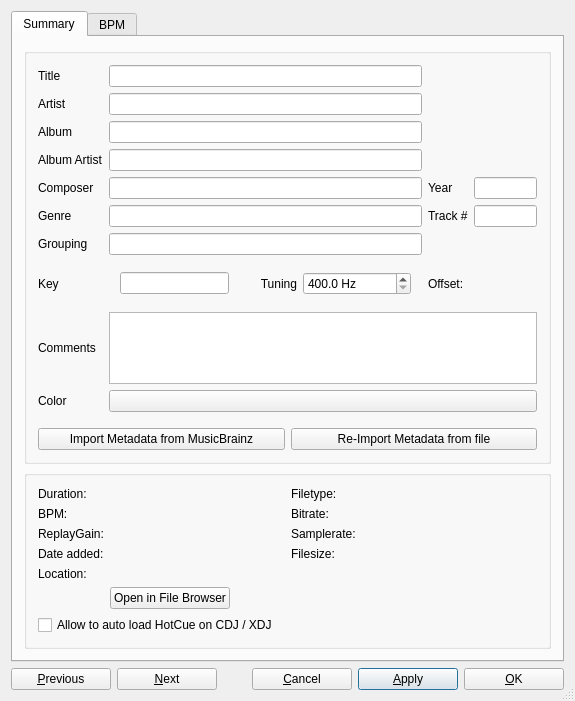
<?xml version="1.0" encoding="UTF-8"?>
<ui version="4.0">
 <class>DlgTrackInfo</class>
 <widget class="QDialog" name="DlgTrackInfo">
  <property name="geometry">
   <rect>
    <x>0</x>
    <y>0</y>
    <width>575</width>
    <height>642</height>
   </rect>
  </property>
  <property name="sizePolicy">
   <sizepolicy hsizetype="Preferred" vsizetype="Preferred">
    <horstretch>0</horstretch>
    <verstretch>0</verstretch>
   </sizepolicy>
  </property>
  <property name="windowTitle">
   <string>Track Editor</string>
  </property>
  <property name="toolTip">
   <string/>
  </property>
  <property name="sizeGripEnabled">
   <bool>true</bool>
  </property>
  <layout class="QVBoxLayout" name="verticalLayout_2">
   <item>
    <widget class="QTabWidget" name="tabWidget">
     <property name="sizePolicy">
      <sizepolicy hsizetype="Preferred" vsizetype="Preferred">
       <horstretch>0</horstretch>
       <verstretch>0</verstretch>
      </sizepolicy>
     </property>
     <property name="minimumSize">
      <size>
       <width>0</width>
       <height>0</height>
      </size>
     </property>
     <property name="currentIndex">
      <number>0</number>
     </property>
     <widget class="QWidget" name="tabSummary">
      <attribute name="title">
       <string>Summary</string>
      </attribute>
      <layout class="QVBoxLayout" name="summary_layout" stretch="1,0,0">
       <item>
        <widget class="QGroupBox" name="metadata_groupBox">
         <layout class="QGridLayout" name="tags_layout" columnstretch="0,10,0,2">
          <item row="0" column="0">
           <widget class="QLabel" name="lblTitle">
            <property name="sizePolicy">
             <sizepolicy hsizetype="Preferred" vsizetype="Preferred">
              <horstretch>0</horstretch>
              <verstretch>0</verstretch>
             </sizepolicy>
            </property>
            <property name="font">
             <font>
              <italic>false</italic>
             </font>
            </property>
            <property name="text">
             <string>Title</string>
            </property>
            <property name="alignment">
             <set>Qt::AlignLeading|Qt::AlignLeft|Qt::AlignVCenter</set>
            </property>
           </widget>
          </item>
          <item row="0" column="1">
           <widget class="QLineEdit" name="txtTitle">
            <property name="sizePolicy">
             <sizepolicy hsizetype="Expanding" vsizetype="Fixed">
              <horstretch>0</horstretch>
              <verstretch>0</verstretch>
             </sizepolicy>
            </property>
            <property name="minimumSize">
             <size>
              <width>0</width>
              <height>0</height>
             </size>
            </property>
           </widget>
          </item>

          <item row="0" column="2" rowspan="3" colspan="2">
           <widget class="QWidget" name="coverWidget" native="true">
            <property name="sizePolicy">
             <sizepolicy hsizetype="Preferred" vsizetype="Preferred">
              <horstretch>0</horstretch>
              <verstretch>0</verstretch>
             </sizepolicy>
            </property>
            <layout class="QHBoxLayout" name="coverLayout">
             <property name="spacing">
              <number>0</number>
             </property>
             <property name="margin">
              <number>0</number>
             </property>
             <property name="sizeConstraint">
              <enum>QLayout::SetDefaultConstraint</enum>
             </property>
             <property name="alignment">
              <set>Qt::AlignRight|Qt::AlignVCenter</set>
             </property>
            </layout>
           </widget>
          </item>

          <item row="1" column="0">
           <widget class="QLabel" name="lblArtist">
            <property name="sizePolicy">
             <sizepolicy hsizetype="Preferred" vsizetype="Preferred">
              <horstretch>0</horstretch>
              <verstretch>0</verstretch>
             </sizepolicy>
            </property>
            <property name="text">
             <string>Artist</string>
            </property>
            <property name="alignment">
             <set>Qt::AlignLeading|Qt::AlignLeft|Qt::AlignVCenter</set>
            </property>
           </widget>
          </item>
          <item row="1" column="1">
           <widget class="QLineEdit" name="txtArtist">
            <property name="sizePolicy">
             <sizepolicy hsizetype="Expanding" vsizetype="Fixed">
              <horstretch>0</horstretch>
              <verstretch>0</verstretch>
             </sizepolicy>
            </property>
            <property name="minimumSize">
             <size>
              <width>0</width>
              <height>0</height>
             </size>
            </property>
           </widget>
          </item>

          <item row="2" column="0">
           <widget class="QLabel" name="lblAlbum">
            <property name="sizePolicy">
             <sizepolicy hsizetype="Preferred" vsizetype="Preferred">
              <horstretch>0</horstretch>
              <verstretch>0</verstretch>
             </sizepolicy>
            </property>
            <property name="text">
             <string>Album</string>
            </property>
            <property name="alignment">
             <set>Qt::AlignLeading|Qt::AlignLeft|Qt::AlignVCenter</set>
            </property>
           </widget>
          </item>
          <item row="2" column="1">
           <widget class="QLineEdit" name="txtAlbum">
            <property name="sizePolicy">
             <sizepolicy hsizetype="Expanding" vsizetype="Fixed">
              <horstretch>0</horstretch>
              <verstretch>0</verstretch>
             </sizepolicy>
            </property>
            <property name="minimumSize">
             <size>
              <width>0</width>
              <height>0</height>
             </size>
            </property>
           </widget>
          </item>

          <item row="3" column="0">
           <widget class="QLabel" name="lblAlbumArtist">
            <property name="sizePolicy">
             <sizepolicy hsizetype="Preferred" vsizetype="Preferred">
              <horstretch>0</horstretch>
              <verstretch>0</verstretch>
             </sizepolicy>
            </property>
            <property name="text">
             <string>Album Artist</string>
            </property>
            <property name="alignment">
             <set>Qt::AlignLeading|Qt::AlignLeft|Qt::AlignVCenter</set>
            </property>
           </widget>
          </item>
          <item row="3" column="1">
           <widget class="QLineEdit" name="txtAlbumArtist">
            <property name="sizePolicy">
             <sizepolicy hsizetype="Expanding" vsizetype="Fixed">
              <horstretch>0</horstretch>
              <verstretch>0</verstretch>
             </sizepolicy>
            </property>
            <property name="minimumSize">
             <size>
              <width>0</width>
              <height>0</height>
             </size>
            </property>
           </widget>
          </item>

          <item row="3" column="2" colspan="2">
           <widget class="QWidget" name="verticalWidgetStars" native="true">
            <property name="sizePolicy">
             <sizepolicy hsizetype="Preferred" vsizetype="Preferred">
              <horstretch>0</horstretch>
              <verstretch>0</verstretch>
             </sizepolicy>
            </property>
            <layout class="QHBoxLayout" name="starsLayout">
             <property name="spacing">
              <number>0</number>
             </property>
             <property name="sizeConstraint">
              <enum>QLayout::SetDefaultConstraint</enum>
             </property>
            </layout>
           </widget>
          </item>

          <item row="4" column="0">
           <widget class="QLabel" name="lblComposer">
            <property name="text">
             <string>Composer</string>
            </property>
            <property name="alignment">
             <set>Qt::AlignLeading|Qt::AlignLeft|Qt::AlignVCenter</set>
            </property>
           </widget>
          </item>
          <item row="4" column="1">
           <widget class="QLineEdit" name="txtComposer">
            <property name="sizePolicy">
             <sizepolicy hsizetype="Expanding" vsizetype="Fixed">
              <horstretch>0</horstretch>
              <verstretch>0</verstretch>
             </sizepolicy>
            </property>
            <property name="minimumSize">
             <size>
              <width>0</width>
              <height>0</height>
             </size>
            </property>
           </widget>
          </item>

          <item row="4" column="2">
           <widget class="QLabel" name="lblYear">
            <property name="text">
             <string>Year</string>
            </property>
            <property name="alignment">
             <set>Qt::AlignLeading|Qt::AlignLeft|Qt::AlignVCenter</set>
            </property>
           </widget>
          </item>
          <item row="4" column="3">
           <widget class="QLineEdit" name="txtYear">
            <property name="sizePolicy">
             <sizepolicy hsizetype="Expanding" vsizetype="Fixed">
              <horstretch>0</horstretch>
              <verstretch>0</verstretch>
             </sizepolicy>
            </property>
           </widget>
          </item>

          <item row="5" column="0">
           <widget class="QLabel" name="lblGenre">
            <property name="text">
             <string>Genre</string>
            </property>
            <property name="alignment">
             <set>Qt::AlignLeading|Qt::AlignLeft|Qt::AlignVCenter</set>
            </property>
           </widget>
          </item>
          <item row="5" column="1">
           <widget class="QLineEdit" name="txtGenre">
            <property name="sizePolicy">
             <sizepolicy hsizetype="Expanding" vsizetype="Fixed">
              <horstretch>0</horstretch>
              <verstretch>0</verstretch>
             </sizepolicy>
            </property>
            <property name="minimumSize">
             <size>
              <width>0</width>
              <height>0</height>
             </size>
            </property>
           </widget>
          </item>

          <item row="5" column="2">
           <widget class="QLabel" name="lblTrackNumber">
            <property name="text">
             <string>Track #</string>
            </property>
            <property name="alignment">
             <set>Qt::AlignLeading|Qt::AlignLeft|Qt::AlignVCenter</set>
            </property>
           </widget>
          </item>
          <item row="5" column="3">
           <widget class="QLineEdit" name="txtTrackNumber">
            <property name="sizePolicy">
             <sizepolicy hsizetype="Expanding" vsizetype="Fixed">
              <horstretch>0</horstretch>
              <verstretch>0</verstretch>
             </sizepolicy>
            </property>
            <property name="minimumSize">
             <size>
              <width>0</width>
              <height>0</height>
             </size>
            </property>
           </widget>
          </item>

          <item row="6" column="0">
           <widget class="QLabel" name="lblGrouping">
            <property name="text">
             <string>Grouping</string>
            </property>
            <property name="alignment">
             <set>Qt::AlignLeading|Qt::AlignLeft|Qt::AlignVCenter</set>
            </property>
           </widget>
          </item>
          <item row="6" column="1">
           <widget class="QLineEdit" name="txtGrouping">
            <property name="sizePolicy">
             <sizepolicy hsizetype="Expanding" vsizetype="Fixed">
              <horstretch>0</horstretch>
              <verstretch>0</verstretch>
             </sizepolicy>
            </property>
            <property name="minimumSize">
             <size>
              <width>0</width>
              <height>0</height>
             </size>
            </property>
           </widget>
          </item>

          <item row="7" column="0">
           <widget class="QLabel" name="lblKey">
            <property name="text">
             <string>Key</string>
            </property>
            <property name="alignment">
             <set>Qt::AlignLeading|Qt::AlignLeft|Qt::AlignVCenter</set>
            </property>
           </widget>
          </item>
          <item row="7" column="1">
           <widget class="QWidget">
            <layout class="QHBoxLayout" name="key_layout">

             <item>
              <widget class="QLineEdit" name="txtKey">
               <property name="sizePolicy">
                <sizepolicy hsizetype="Preferred" vsizetype="Fixed">
                 <horstretch>1</horstretch>
                 <verstretch>0</verstretch>
                </sizepolicy>
               </property>
              </widget>
             </item>
             <item>
              <spacer name="keyTuningSpacerItem">
               <property name="orientation">
                <enum>Qt::Horizontal</enum>
               </property>
               <property name="sizeType">
                <enum>QSizePolicy::Fixed</enum>
               </property>
               <property name="sizeHint" stdset="0">
                <size>
                 <width>25</width>
                 <height>0</height>
                </size>
               </property>
              </spacer>
             </item>
             <item>
              <widget class="QLabel" name="lblTuning">
               <property name="text">
                <string>Tuning</string>
               </property>
               <property name="alignment">
                <set>Qt::AlignRight|Qt::AlignVCenter</set>
               </property>
              </widget>
             </item>

             <item>
              <widget class="QDoubleSpinBox" name="spinTuning">
               <property name="sizePolicy">
                <sizepolicy hsizetype="Preferred" vsizetype="Fixed">
                 <horstretch>1</horstretch>
                 <verstretch>0</verstretch>
                </sizepolicy>
               </property>
               <property name="toolTip">
                <string>A4 tuning frequency in Hz. Standard tuning is 440 Hz.</string>
               </property>
               <property name="suffix">
                <string> Hz</string>
               </property>
               <property name="decimals">
                <number>1</number>
               </property>
               <property name="minimum">
                <double>400.000000000000000</double>
               </property>
               <property name="maximum">
                <double>480.000000000000000</double>
               </property>
               <property name="singleStep">
                <double>0.100000000000000</double>
               </property>
               <property name="value">
                <double>400.000000000000000</double>
               </property>
               <property name="specialValueText">
                <string/>
               </property>
              </widget>
             </item>

            </layout>
           </widget>
          </item>

          <item row="7" column="2">
           <widget class="QLabel" name="lblTuningCents">
            <property name="text">
             <string>Offset:</string>
            </property>
            <property name="alignment">
             <set>Qt::AlignLeading|Qt::AlignLeft|Qt::AlignVCenter</set>
            </property>
           </widget>
          </item>
          <item row="7" column="3">
           <widget class="QLabel" name="txtTuningCents">
            <property name="font">
             <font>
              <weight>75</weight>
              <bold>true</bold>
             </font>
            </property>
            <property name="text">
             <string/>
            </property>
            <property name="toolTip">
             <string>Offset from A440 standard tuning in cents.</string>
            </property>
           </widget>
          </item>


          <item row="8" column="0">
           <widget class="QLabel" name="lblTrackComment">
            <property name="text">
             <string>Comments</string>
            </property>
            <property name="alignment">
             <set>Qt::AlignLeading|Qt::AlignLeft|Qt::AlignVCenter</set>
            </property>
           </widget>
          </item>
          <item row="8" column="1" colspan="3">
           <widget class="QPlainTextEdit" name="txtComment">
            <property name="tabChangesFocus">
             <bool>true</bool>
            </property>
           </widget>
          </item>

          <item row="9" column="0">
           <widget class="QLabel" name="lblTrackColor">
            <property name="text">
             <string>Color</string>
            </property>
            <property name="alignment">
             <set>Qt::AlignLeading|Qt::AlignLeft|Qt::AlignVCenter</set>
            </property>
           </widget>
          </item>
          <item row="9" column="1" colspan="3">
           <widget class="QPushButton" name="btnColorPicker">
            <property name="sizePolicy">
             <sizepolicy hsizetype="MinimumExpanding" vsizetype="Fixed">
              <horstretch>0</horstretch>
              <verstretch>0</verstretch>
             </sizepolicy>
            </property>
           </widget>
          </item>

          <item row="10" column="0">
           <spacer name="horizontalSpacer_5">
            <property name="orientation">
             <enum>Qt::Horizontal</enum>
            </property>
            <property name="sizeHint" stdset="0">
             <size>
              <width>40</width>
              <height>10</height>
             </size>
            </property>
           </spacer>
          </item>

          <item row="11" column="0" colspan="4">
           <layout class="QHBoxLayout" name="metadata_buttons_layout">
            <item>
             <widget class="QPushButton" name="btnImportMetadataFromMusicBrainz">
              <property name="text">
               <string>Import Metadata from MusicBrainz</string>
              </property>
             </widget>
            </item>
            <item>
             <widget class="QPushButton" name="btnImportMetadataFromFile">
              <property name="text">
               <string>Re-Import Metadata from file</string>
              </property>
             </widget>
            </item>
           </layout>
          </item>

         </layout>
        </widget>
       </item>

       <item>
        <widget class="QGroupBox" name="properties_groupBox">
         <property name="sizePolicy">
          <sizepolicy hsizetype="Preferred" vsizetype="Minimum">
           <horstretch>0</horstretch>
           <verstretch>0</verstretch>
          </sizepolicy>
         </property>
         <layout class="QGridLayout" name="properties_layout" rowstretch="0,0,0,0,0,0,0" columnstretch="0,1,0,1">

          <item row="0" column="0">
           <widget class="QLabel" name="lblDuration">
            <property name="text">
             <string>Duration:</string>
            </property>
           </widget>
          </item>
          <item row="0" column="1">
           <widget class="QLabel" name="txtDuration">
            <property name="font">
             <font>
              <weight>75</weight>
              <bold>true</bold>
             </font>
            </property>
            <property name="text">
             <string/>
            </property>
            <property name="textInteractionFlags">
             <set>Qt::LinksAccessibleByMouse|Qt::TextSelectableByKeyboard|Qt::TextSelectableByMouse</set>
            </property>
           </widget>
          </item>

          <item row="0" column="2">
           <widget class="QLabel" name="lblType">
            <property name="text">
             <string>Filetype:</string>
            </property>
           </widget>
          </item>
          <item row="0" column="3">
           <widget class="QLabel" name="txtType">
            <property name="font">
             <font>
              <weight>75</weight>
              <bold>true</bold>
             </font>
            </property>
            <property name="text">
             <string/>
            </property>
            <property name="textInteractionFlags">
             <set>Qt::LinksAccessibleByMouse|Qt::TextSelectableByKeyboard|Qt::TextSelectableByMouse</set>
            </property>
           </widget>
          </item>

          <item row="1" column="0">
           <widget class="QLabel" name="lblBpm">
            <property name="text">
             <string>BPM:</string>
            </property>
           </widget>
          </item>
          <item row="1" column="1">
           <widget class="QLabel" name="txtBpm">
            <property name="font">
             <font>
              <weight>75</weight>
              <bold>true</bold>
             </font>
            </property>
            <property name="text">
             <string/>
            </property>
            <property name="textInteractionFlags">
             <set>Qt::LinksAccessibleByMouse|Qt::TextSelectableByKeyboard|Qt::TextSelectableByMouse</set>
            </property>
           </widget>
          </item>

          <item row="1" column="2">
           <widget class="QLabel" name="lblBitrate">
            <property name="text">
             <string>Bitrate:</string>
            </property>
           </widget>
          </item>
          <item row="1" column="3">
           <widget class="QLabel" name="txtBitrate">
            <property name="font">
             <font>
              <weight>75</weight>
              <bold>true</bold>
             </font>
            </property>
            <property name="text">
             <string/>
            </property>
            <property name="textInteractionFlags">
             <set>Qt::LinksAccessibleByMouse|Qt::TextSelectableByKeyboard|Qt::TextSelectableByMouse</set>
            </property>
           </widget>
          </item>

          <item row="2" column="0">
           <widget class="QLabel" name="lblReplayGain">
            <property name="text">
             <string>ReplayGain:</string>
            </property>
           </widget>
          </item>
          <item row="2" column="1">
           <widget class="QLabel" name="txtReplayGain">
            <property name="font">
             <font>
              <weight>75</weight>
              <bold>true</bold>
             </font>
            </property>
            <property name="text">
             <string/>
            </property>
            <property name="textInteractionFlags">
             <set>Qt::LinksAccessibleByMouse|Qt::TextSelectableByKeyboard|Qt::TextSelectableByMouse</set>
            </property>
           </widget>
          </item>

          <item row="2" column="2">
           <widget class="QLabel" name="lblSamplerate">
            <property name="text">
             <string>Samplerate:</string>
            </property>
           </widget>
          </item>
          <item row="2" column="3">
           <widget class="QLabel" name="txtSamplerate">
            <property name="font">
             <font>
              <weight>75</weight>
              <bold>true</bold>
             </font>
            </property>
            <property name="text">
             <string/>
            </property>
            <property name="textInteractionFlags">
             <set>Qt::LinksAccessibleByMouse|Qt::TextSelectableByKeyboard|Qt::TextSelectableByMouse</set>
            </property>
           </widget>
          </item>

          <item row="3" column="0">
           <widget class="QLabel" name="lblDateAdded">
            <property name="text">
             <string>Date added:</string>
            </property>
           </widget>
          </item>
          <item row="3" column="1">
           <widget class="QLabel" name="txtDateAdded">
            <property name="font">
             <font>
              <weight>75</weight>
              <bold>true</bold>
             </font>
            </property>
            <property name="text">
             <string/>
            </property>
            <property name="textInteractionFlags">
             <set>Qt::LinksAccessibleByMouse|Qt::TextSelectableByKeyboard|Qt::TextSelectableByMouse</set>
            </property>
           </widget>
          </item>

          <item row="3" column="2">
           <widget class="QLabel" name="lblFileSize">
            <property name="text">
             <string>Filesize:</string>
            </property>
           </widget>
          </item>
          <item row="3" column="3">
           <widget class="QLabel" name="txtFileSize">
            <property name="font">
             <font>
              <weight>75</weight>
              <bold>true</bold>
             </font>
            </property>
            <property name="text">
             <string/>
            </property>
            <property name="textInteractionFlags">
             <set>Qt::LinksAccessibleByMouse|Qt::TextSelectableByKeyboard|Qt::TextSelectableByMouse</set>
            </property>
           </widget>
          </item>

          <item row="4" column="0">
           <widget class="QLabel" name="lblLocation">
            <property name="text">
             <string>Location:</string>
            </property>
            <property name="alignment">
             <set>Qt::AlignLeading|Qt::AlignLeft|Qt::AlignTop</set>
            </property>
           </widget>
          </item>
          <item row="4" column="1" colspan="3">
           <widget class="QLabel" name="txtLocation">
            <property name="text">
             <string/>
            </property>
            <property name="wordWrap">
             <bool>true</bool>
            </property>
            <property name="textInteractionFlags">
             <set>Qt::LinksAccessibleByMouse|Qt::TextSelectableByKeyboard|Qt::TextSelectableByMouse</set>
            </property>
           </widget>
          </item>

          <item row="5" column="1" colspan="3">
           <layout class="QHBoxLayout" name="openFileBrowser_layout">
            <item>
             <widget class="QPushButton" name="btnOpenFileBrowser">
              <property name="text">
               <string>Open in File Browser</string>
              </property>
             </widget>
            </item>
            <item>
             <spacer name="horizontalSpacer_6">
              <property name="orientation">
               <enum>Qt::Horizontal</enum>
              </property>
              <property name="sizeHint" stdset="0">
               <size>
                <width>40</width>
                <height>10</height>
               </size>
              </property>
             </spacer>
            </item>
           </layout>
          </item>

          <item row="6" column="0" colspan="4">
           <widget class="QCheckBox" name="chkHotCueAutoLoad">
            <property name="toolTip">
             <string>A CDJ or XDJ player loads the hot cues of this track automatically when this box is on. Mix Two writes this setting to the USB stick when you export the track.</string>
            </property>
            <property name="text">
             <string>Allow to auto load HotCue on CDJ / XDJ</string>
            </property>
           </widget>
          </item>

         </layout>
        </widget>
       </item>
      </layout>
     </widget>

     <widget class="QWidget" name="tabBPM">
      <attribute name="title">
       <string>BPM</string>
      </attribute>
      <layout class="QVBoxLayout" name="verticalLayout_4">
       <item>
        <widget class="QPushButton" name="bpmLock">
         <property name="toolTip">
          <string>Lock or unlock the BPM and beatgrid for this track.</string>
         </property>
        </widget>
       </item>
       <item>
        <layout class="QHBoxLayout" name="horizontalLayout_4">
         <item>
          <layout class="QGridLayout" name="gridLayout">
           <item row="0" column="0">
            <widget class="QLabel" name="labelBpm">
             <property name="text">
              <string>Track BPM: </string>
             </property>
            </widget>
           </item>
           <item row="0" column="1">
            <widget class="QDoubleSpinBox" name="spinBpm">
             <property name="toolTip">
              <string>Displays the BPM of the selected track.</string>
             </property>
             <property name="decimals">
              <number>8</number>
             </property>
             <property name="maximum">
              <double>500.000000000000000</double>
             </property>
             <property name="singleStep">
              <double>1.000000000000000</double>
             </property>
            </widget>
           </item>
           <item row="1" column="1" colspan="2">
            <widget class="QCheckBox" name="bpmConst">
             <property name="toolTip">
              <string>Converts beats detected by the analyzer into a fixed-tempo beatgrid.
Use this setting if your tracks have a constant tempo (e.g. most electronic music).
Often results in higher quality beatgrids, but will not do well on tracks that have tempo shifts.</string>
             </property>
             <property name="text">
              <string>Assume constant tempo</string>
             </property>
            </widget>
           </item>
           <item row="2" column="0" colspan="3">
            <widget class="QLabel" name="labelScaleBpm">
             <property name="text">
              <string>Scale BPM:</string>
             </property>
             <property name="alignment">
              <set>Qt::AlignLeading|Qt::AlignLeft|Qt::AlignVCenter</set>
             </property>
            </widget>
           </item>
           <item row="3" column="0">
            <widget class="QPushButton" name="bpmHalve">
             <property name="toolTip">
              <string>Sets the BPM to 50% of the current value.</string>
             </property>
             <property name="text">
              <string>Halve BPM</string>
             </property>
            </widget>
           </item>
           <item row="3" column="1">
            <widget class="QPushButton" name="bpmDouble">
             <property name="toolTip">
              <string>Sets the BPM to 200% of the current value.</string>
             </property>
             <property name="text">
              <string>Double BPM</string>
             </property>
            </widget>
           </item>
           <item row="4" column="0">
            <widget class="QPushButton" name="bpmTwoThirds">
             <property name="toolTip">
              <string>Sets the BPM to 66% of the current value.</string>
             </property>
             <property name="text">
              <string>2/3 BPM</string>
             </property>
            </widget>
           </item>
           <item row="4" column="1">
            <widget class="QPushButton" name="bpmThreeHalves">
             <property name="toolTip">
              <string>Sets the BPM to 150% of the current value.</string>
             </property>
             <property name="text">
              <string>3/2 BPM</string>
             </property>
            </widget>
           </item>
           <item row="5" column="0">
            <widget class="QPushButton" name="bpmThreeFourths">
             <property name="toolTip">
              <string>Sets the BPM to 75% of the current value.</string>
             </property>
             <property name="text">
              <string>3/4 BPM</string>
             </property>
            </widget>
           </item>
           <item row="5" column="1">
            <widget class="QPushButton" name="bpmFourThirds">
             <property name="toolTip">
              <string>Sets the BPM to 133% of the current value.</string>
             </property>
             <property name="text">
              <string>4/3 BPM</string>
             </property>
            </widget>
           </item>
           <item row="6" column="0">
            <widget class="QPushButton" name="bpmFourFifths">
             <property name="toolTip">
              <string>Sets the BPM to 80% of the current value.</string>
             </property>
             <property name="text">
              <string>4/5 BPM</string>
             </property>
            </widget>
           </item>
           <item row="6" column="1">
            <widget class="QPushButton" name="bpmFiveFourths">
             <property name="toolTip">
              <string>Sets the BPM to 125% of the current value.</string>
             </property>
             <property name="text">
              <string>5/4 BPM</string>
             </property>
            </widget>
           </item>
           <item row="3" column="2" rowspan="4">
            <widget class="QPushButton" name="bpmTap">
             <property name="sizePolicy">
              <sizepolicy hsizetype="Preferred" vsizetype="Preferred">
               <horstretch>0</horstretch>
               <verstretch>0</verstretch>
              </sizepolicy>
             </property>
             <property name="toolTip">
              <string>Tap with the beat to set the BPM to the speed you are tapping.</string>
             </property>
             <property name="text">
              <string>Tap to Beat</string>
             </property>
            </widget>
           </item>
          </layout>
         </item>
        </layout>
       </item>
       <item>
        <widget class="Line" name="line">
         <property name="orientation">
          <enum>Qt::Horizontal</enum>
         </property>
        </widget>
       </item>
       <item>
        <widget class="QPushButton" name="bpmClear">
         <property name="text">
          <string>Clear BPM and Beatgrid</string>
         </property>
        </widget>
       </item>
       <item>
        <widget class="QLabel" name="label">
         <property name="text">
          <string>Hint: Use the Library Analyze view to run BPM detection.</string>
         </property>
        </widget>
       </item>
       <item>
        <spacer name="verticalSpacer">
         <property name="orientation">
          <enum>Qt::Vertical</enum>
         </property>
         <property name="sizeHint" stdset="0">
          <size>
           <width>0</width>
           <height>200</height>
          </size>
         </property>
        </spacer>
       </item>
      </layout>
     </widget>
    </widget>
   </item>
   <item>
    <layout class="QHBoxLayout" name="buttonLayout">
     <item>
      <widget class="QPushButton" name="btnPrev">
       <property name="minimumSize">
        <size>
         <width>100</width>
         <height>0</height>
        </size>
       </property>
       <property name="maximumSize">
        <size>
         <width>95</width>
         <height>16777215</height>
        </size>
       </property>
       <property name="toolTip">
        <string extracomment="&quot;Previous&quot; button">Move to the previous item.</string>
       </property>
       <property name="text">
        <string>&amp;Previous</string>
       </property>
      </widget>
     </item>
     <item>
      <widget class="QPushButton" name="btnNext">
       <property name="minimumSize">
        <size>
         <width>100</width>
         <height>0</height>
        </size>
       </property>
       <property name="toolTip">
        <string extracomment="&quot;Next&quot; button">Move to the next item.</string>
       </property>
       <property name="text">
        <string>&amp;Next</string>
       </property>
      </widget>
     </item>
     <item>
      <spacer name="horizontalSpacer">
       <property name="orientation">
        <enum>Qt::Horizontal</enum>
       </property>
       <property name="sizeHint" stdset="0">
        <size>
         <width>40</width>
         <height>20</height>
        </size>
       </property>
      </spacer>
     </item>
     <item>
      <widget class="QPushButton" name="btnCancel">
       <property name="minimumSize">
        <size>
         <width>100</width>
         <height>0</height>
        </size>
       </property>
       <property name="toolTip">
        <string extracomment="&quot;Cancel&quot; button">Discard changes and close the window.</string>
       </property>
       <property name="text">
        <string>&amp;Cancel</string>
       </property>
       <property name="default">
        <bool>false</bool>
       </property>
      </widget>
     </item>
     <item>
      <widget class="QPushButton" name="btnApply">
       <property name="minimumSize">
        <size>
         <width>100</width>
         <height>0</height>
        </size>
       </property>
       <property name="toolTip">
        <string extracomment="&quot;Apply&quot; button">Save changes and keep the window open.</string>
       </property>
       <property name="text">
        <string>&amp;Apply</string>
       </property>
       <property name="default">
        <bool>true</bool>
       </property>
      </widget>
     </item>
     <item>
      <widget class="QPushButton" name="btnOK">
       <property name="minimumSize">
        <size>
         <width>100</width>
         <height>0</height>
        </size>
       </property>
       <property name="toolTip">
        <string extracomment="&quot;OK&quot; button">Save changes and close the window.</string>
       </property>
       <property name="text">
        <string>&amp;OK</string>
       </property>
       <property name="default">
        <bool>false</bool>
       </property>
      </widget>
     </item>
    </layout>
   </item>
  </layout>
 </widget>
 <layoutdefault spacing="6" margin="11"/>
 <tabstops>
  <tabstop>tabWidget</tabstop>
  <tabstop>txtTitle</tabstop>
  <tabstop>txtArtist</tabstop>
  <tabstop>txtAlbum</tabstop>
  <tabstop>txtAlbumArtist</tabstop>
  <tabstop>txtComposer</tabstop>
  <tabstop>txtYear</tabstop>
  <tabstop>txtGenre</tabstop>
  <tabstop>txtTrackNumber</tabstop>
  <tabstop>txtGrouping</tabstop>
  <tabstop>txtKey</tabstop>
  <tabstop>spinTuning</tabstop>
  <tabstop>txtComment</tabstop>
  <tabstop>btnColorPicker</tabstop>
  <tabstop>btnImportMetadataFromMusicBrainz</tabstop>
  <tabstop>btnImportMetadataFromFile</tabstop>
  <tabstop>btnOpenFileBrowser</tabstop>
  <tabstop>spinBpm</tabstop>
  <tabstop>bpmConst</tabstop>
  <tabstop>bpmTap</tabstop>
  <tabstop>bpmHalve</tabstop>
  <tabstop>bpmDouble</tabstop>
  <tabstop>bpmTwoThirds</tabstop>
  <tabstop>bpmThreeHalves</tabstop>
  <tabstop>bpmThreeFourths</tabstop>
  <tabstop>bpmFourThirds</tabstop>
  <tabstop>bpmFourFifths</tabstop>
  <tabstop>bpmFiveFourths</tabstop>
  <tabstop>bpmClear</tabstop>
  <tabstop>btnPrev</tabstop>
  <tabstop>btnNext</tabstop>
  <tabstop>btnCancel</tabstop>
  <tabstop>btnApply</tabstop>
  <tabstop>btnOK</tabstop>
 </tabstops>
 <resources/>
 <connections/>
</ui>
